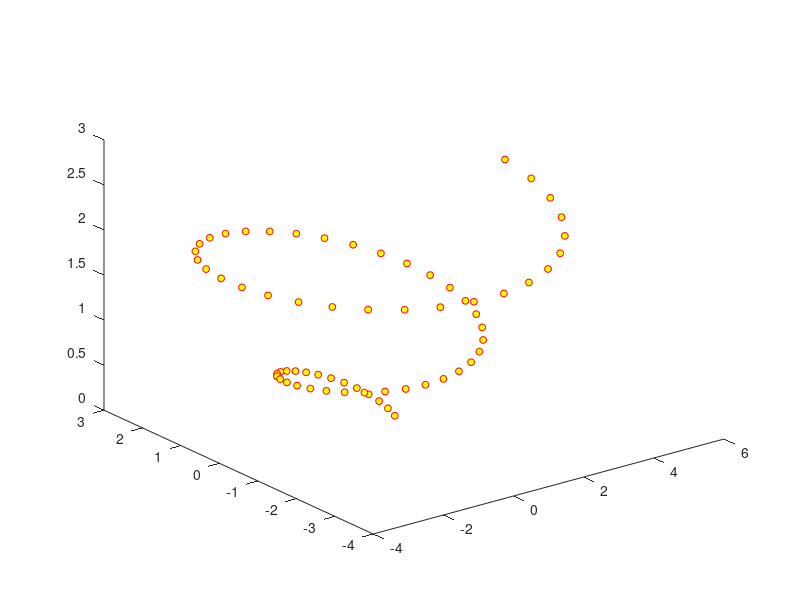

MATLAB code to generate this figure: (Note: this script raises an error after producing the figure.)
%%-------------------------------------------------------------------------%%
%%                                                                         %%
%%  Copyright (C) 2020                                                     %%
%%                                                                         %%
%%         , __                 , __                                       %%
%%        /|/  \               /|/  \                                      %%
%%         | __/ _   ,_         | __/ _   ,_                               %%
%%         |   \|/  /  |  |   | |   \|/  /  |  |   |                       %%
%%         |(__/|__/   |_/ \_/|/|(__/|__/   |_/ \_/|/                      %%
%%                           /|                   /|                       %%
%%                           \|                   \|                       %%
%%                                                                         %%
%%      Enrico Bertolazzi                                                  %%
%%      Dipartimento di Ingegneria Industriale                             %%
%%      Universita` degli Studi di Trento                                  %%
%%      email: enrico.bertolazzi@unitn.it                                  %%
%%                                                                         %%
%%-------------------------------------------------------------------------%%

close all;

h = pi/16;
s = 0:h:4*pi;

c = 1/4;
d = 1/5;

X = [ (1+s*c).*cos(s) ];
Y = [ (1+s*c).*sin(s) ];
Z = [ s*d ];

fmt1 = {'LineWidth',3,'Color',[0.7,0.7,1]};
fmt2 = {'o','Color','red','MarkerSize',5,'MarkerFaceColor','yellow','MarkerEdgeColor','red'};
fmt3 = {'-','Color','black','Linewidth',2};
fmt4 = {'o','Color','blue','MarkerSize',3,'MarkerFaceColor','black','MarkerEdgeColor','black'};

plot3(X,Y,Z,fmt2{:});
hold on

PNTS = [X(:).';Y(:).';Z(:).'];

npts = size(PNTS,2);

dp = sqrt(sum( (PNTS(:,1:end-1)-PNTS(:,2:end)).^2));
t  = [0,cumsum(dp)];
tt = t(1):(t(end)-t(1))/500000:t(end);


%type = 'cubic';
type = 'quintic';
%type = 'pchip';
%type = 'akima';
%type = 'bessel';
subtype = 'pchip';
%subtype = 'extrapolate';
Xs = Spline1D( type, t, PNTS(1,:), subtype );
Ys = Spline1D( type, t, PNTS(2,:), subtype );
Zs = Spline1D( type, t, PNTS(3,:), subtype );
plot3( Xs.eval(tt), Ys.eval(tt), Zs.eval(tt), fmt3{:} ) ;

figure();

plot(X,Y,fmt2{:});
hold on
plot( Xs.eval(tt), Ys.eval(tt), fmt3{:} );

figure();

dp = sqrt( (X(1:end-1)-X(2:end)).^2 +  (Y(1:end-1)-Y(2:end)).^2 + (Z(1:end-1)-Z(2:end)).^2 );
ss = [0,cumsum(dp)];

T_D   = [ Xs.eval_D(tt).'; Ys.eval_D(tt).'; Zs.eval_D(tt).' ];
T_DD  = [ Xs.eval_DD(tt).'; Ys.eval_DD(tt).'; Zs.eval_DD(tt).' ];
T_DDD = [ Xs.eval_DDD(tt).'; Ys.eval_DDD(tt).'; Zs.eval_DDD(tt).' ];

tmp = cross( T_D, T_DD );
kur = sqrt( sum( tmp.^2 ) ) ./  ( sum( T_D.^2 ) ).^1.5;
tor = dot( tmp, T_DDD ) ./ dot( tmp, tmp );

t1 = (s .^ 2);
t3 = (t1 + 2) .^ 2;
t4 = (c ^ 2);
t5 = (t4 .^ 2);
t13 = (d .^ 2);
t24 = sqrt((t5 .* t3 + t4 .* c .* (4 .* t1 .* s + 8 .* s) + t4 * (t1 .* (t13 + 6) + 4 .* t13 + 4) + c .* s .* (2 .* t13 + 4) + t13 + 1));
t28 = 2 * s .* c + t1 .* t4 + t13 + t4 + 1;
t29 = sqrt(t28);
kur1 = 0.1e1 ./ t29 ./ t28 .* t24;

t1 = (s .^ 2);
t3 = (c ^ 2);
t10 = (t1 + 2) .^ 2;
t11 = (t3 .^ 2);
t19 = (d ^ 2);
tor1 = 1 ./ (t11 .* t10 + t3 .* c .* (4 .* t1 .* s + 8 * s) + t3 .* (t1 .* (t19 + 6) + 4 * t19 + 4) + c .* s .* (2 * t19 + 4) + t19 + 1) .* (1 + t3 .* (t1 + 6) + 2 * s .* c) .* d;


subplot(2,1,1);
plot( tt, kur, ss, kur1 );
title('curvature');

subplot(2,1,2);
plot( tt, tor, ss, tor1 );
title('torsion');
ylim([-2,2]);

%plot( tt, Xs.eval_DD(tt) ) ;
%plot( tt, Xs.eval_D(tt) ) ;

figure();
%plot( tt, Xs.eval(tt), t, PNTS(1,:) );
plot( tt, Xs.eval_DD(tt) );
